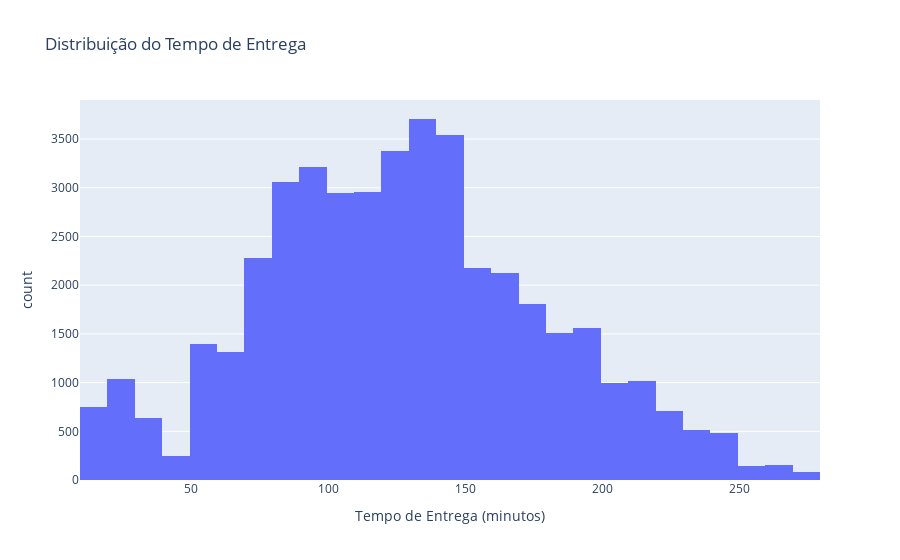

Notebook cell for this chart:
### Markdown cell above
### Distribuição do Tempo de Entrega

### Code cell
fig = px.histogram(df, x='Delivery_Time', nbins=50, 
                   title='Distribuição do Tempo de Entrega',
                   labels={'Delivery_Time': 'Tempo de Entrega (minutos)'})
fig.show()

### Figure 1 — Plotly figure (JSON) as saved in the notebook; plotly's stock layout.template omitted (floating-point values rounded to 4 significant figures; data arrays with more than 128 entries replaced by an {"elided": "..."} marker saying what was removed)
{"data": [{"bingroup": "x", "hovertemplate": "Tempo de Entrega (minutos)=%{x}<br>count=%{y}<extra></extra>", "legendgroup": "", "marker": {"color": "#636efa", "pattern": {"shape": ""}}, "name": "", "nbinsx": 50, "orientation": "v", "showlegend": false, "type": "histogram", "x": {"elided": "43739 int values"}, "xaxis": "x", "yaxis": "y"}], "layout": {"barmode": "relative", "legend": {"tracegroupgap": 0}, "title": {"text": "Distribuição do Tempo de Entrega"}, "xaxis": {"anchor": "y", "domain": [0, 1], "title": {"text": "Tempo de Entrega (minutos)"}}, "yaxis": {"anchor": "x", "domain": [0, 1], "title": {"text": "count"}}}}
